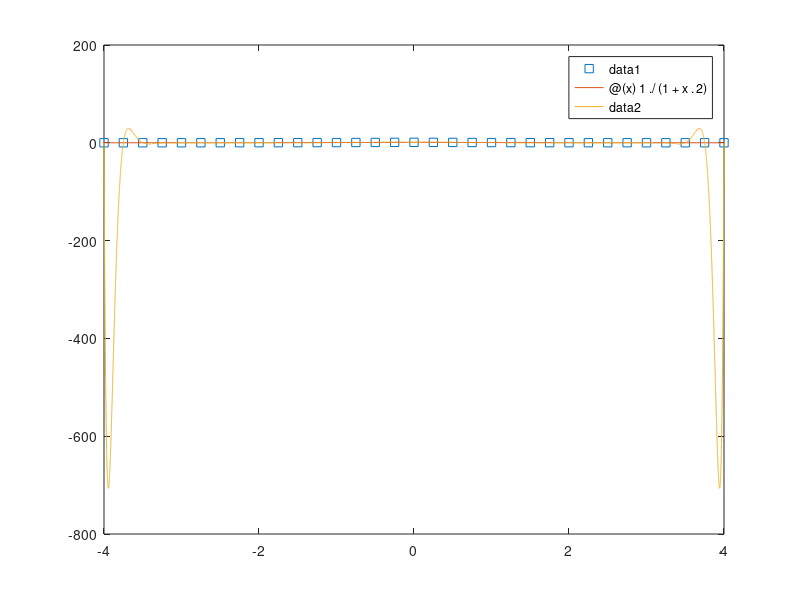

The MATLAB source for this figure:
% Problem:  Runge phenomenon
% Topic:    Polynomial Interpolation (3) / Slide 45/73
% Author:   M. Boussé, P. Collins
% Version:  13/04/2022

clear variables; close all; clc;

%% define points

f = @(x) 1./(1+x.^2);
a = 4;
n = 32; % degree: show 8, 16, 32, 64
xs = linspace(-a,a,n+1);
ys = f(xs);

figure, plot(xs,ys,'s'),
hold on, fplot(f)

%% compute fit in Lagrange basis

cs = polyfit(xs,ys,n);
p = @(x) polyval(cs,x);

%% plot polynomial

hold on, fplot(p,[-a,a]), hold off;

error = max(abs(f([-a:0.1:a]) - p([-a:0.1:a])))
% note: error increases as degree increases
